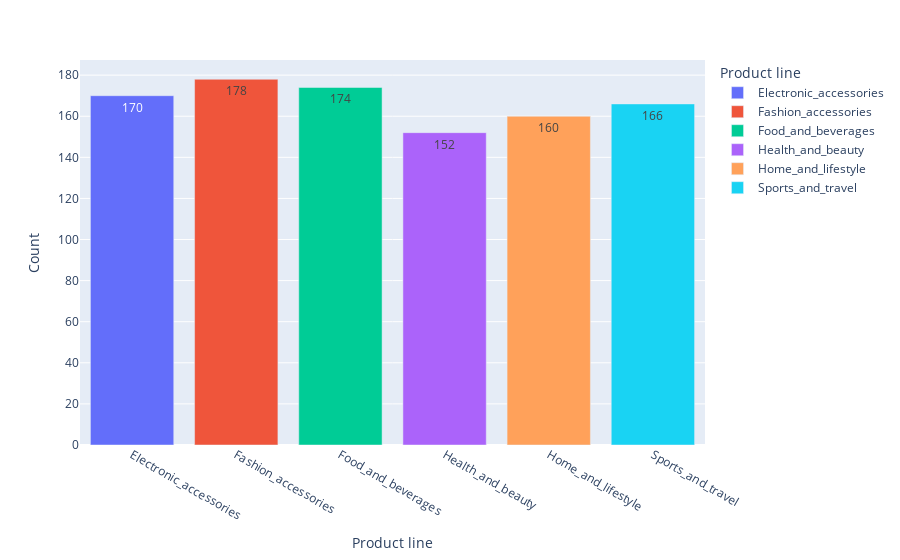

The cell this chart's notebook holds for it:
### Code cell
px.bar(df1,x="Product line",y="Count",color="Product line",text="Count")

### Figure 1 — Plotly figure (JSON) as saved in the notebook; plotly's stock layout.template omitted (floating-point values rounded to 4 significant figures)
{"data": [{"alignmentgroup": "True", "hovertemplate": "Product line=%{x}<br>Count=%{text}<extra></extra>", "legendgroup": "Electronic_accessories", "marker": {"color": "#636efa", "pattern": {"shape": ""}}, "name": "Electronic_accessories", "offsetgroup": "Electronic_accessories", "orientation": "v", "showlegend": true, "text": [170], "textposition": "auto", "type": "bar", "x": ["Electronic_accessories"], "xaxis": "x", "y": [170], "yaxis": "y"}, {"alignmentgroup": "True", "hovertemplate": "Product line=%{x}<br>Count=%{text}<extra></extra>", "legendgroup": "Fashion_accessories", "marker": {"color": "#EF553B", "pattern": {"shape": ""}}, "name": "Fashion_accessories", "offsetgroup": "Fashion_accessories", "orientation": "v", "showlegend": true, "text": [178], "textposition": "auto", "type": "bar", "x": ["Fashion_accessories"], "xaxis": "x", "y": [178], "yaxis": "y"}, {"alignmentgroup": "True", "hovertemplate": "Product line=%{x}<br>Count=%{text}<extra></extra>", "legendgroup": "Food_and_beverages", "marker": {"color": "#00cc96", "pattern": {"shape": ""}}, "name": "Food_and_beverages", "offsetgroup": "Food_and_beverages", "orientation": "v", "showlegend": true, "text": [174], "textposition": "auto", "type": "bar", "x": ["Food_and_beverages"], "xaxis": "x", "y": [174], "yaxis": "y"}, {"alignmentgroup": "True", "hovertemplate": "Product line=%{x}<br>Count=%{text}<extra></extra>", "legendgroup": "Health_and_beauty", "marker": {"color": "#ab63fa", "pattern": {"shape": ""}}, "name": "Health_and_beauty", "offsetgroup": "Health_and_beauty", "orientation": "v", "showlegend": true, "text": [152], "textposition": "auto", "type": "bar", "x": ["Health_and_beauty"], "xaxis": "x", "y": [152], "yaxis": "y"}, {"alignmentgroup": "True", "hovertemplate": "Product line=%{x}<br>Count=%{text}<extra></extra>", "legendgroup": "Home_and_lifestyle", "marker": {"color": "#FFA15A", "pattern": {"shape": ""}}, "name": "Home_and_lifestyle", "offsetgroup": "Home_and_lifestyle", "orientation": "v", "showlegend": true, "text": [160], "textposition": "auto", "type": "bar", "x": ["Home_and_lifestyle"], "xaxis": "x", "y": [160], "yaxis": "y"}, {"alignmentgroup": "True", "hovertemplate": "Product line=%{x}<br>Count=%{text}<extra></extra>", "legendgroup": "Sports_and_travel", "marker": {"color": "#19d3f3", "pattern": {"shape": ""}}, "name": "Sports_and_travel", "offsetgroup": "Sports_and_travel", "orientation": "v", "showlegend": true, "text": [166], "textposition": "auto", "type": "bar", "x": ["Sports_and_travel"], "xaxis": "x", "y": [166], "yaxis": "y"}], "layout": {"barmode": "relative", "legend": {"title": {"text": "Product line"}, "tracegroupgap": 0}, "margin": {"t": 60}, "xaxis": {"anchor": "y", "categoryarray": ["Electronic_accessories", "Fashion_accessories", "Food_and_beverages", "Health_and_beauty", "Home_and_lifestyle", "Sports_and_travel"], "categoryorder": "array", "domain": [0, 1], "title": {"text": "Product line"}}, "yaxis": {"anchor": "x", "domain": [0, 1], "title": {"text": "Count"}}}}
